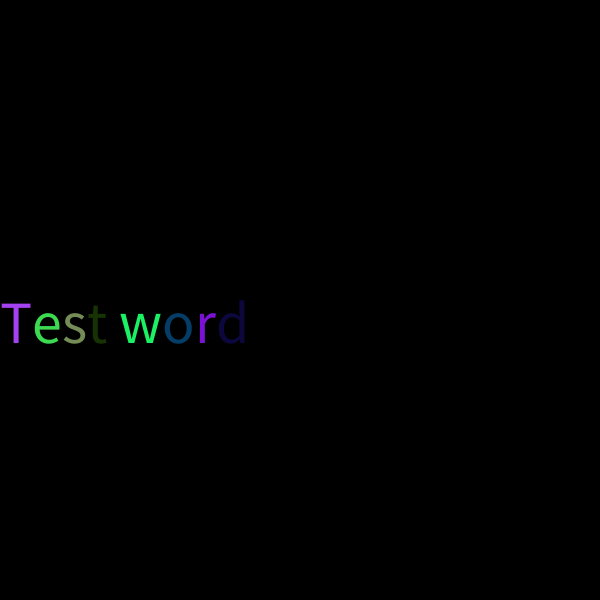
Frame 1 (no input)
Frame 60 (the mouse pressed at the canvas centre just before this capture): identical to frame 1, image omitted
Frame 120 (the mouse held since frame 60 and released just before this capture): identical to frame 1, image omitted

The Processing sketch that drew this single still picture (run headless with seeded random() and noise(); from frame 60 on, the mouse is pressed at the canvas centre):

// Processing sketch: MultiColouredWordExample
// ── MultiColouredWordExample.pde
MultiColouredWord word;

void setup() {
  size(600,600);
  word = new MultiColouredWord("Test word", 0, height/2);
}

void draw() {
  background(0);
  word.draw();
}

class MultiColouredWord {

  // The word
  private String word;

  // The colour of each letter
  private color[] colours;

  // The position of the word
  private PVector position;

  // The size of the word
  public float textSize;

  // Constructor
  public MultiColouredWord(String word, float x, float y) {
    // Copy a reference to the word
    this.word = word;
    // Create a random colour for each character
    colours = new color[ word.length() ];
    for (int index=0; index<colours.length; index++) {
      colours[index]=color(random(255), random(255), random(255));
    }
    // Initialise the position of the word
    position = new PVector(x, y);
    // Initialise the size of the text
    textSize = 60;
  }

  // Draw method
  public void draw() {
    // Set text alignment to horizontal left and vertical top
    textAlign(LEFT, TOP);
    // Set the text size
    textSize(textSize);
    // Initialize a position indicater letterX that starts at position.x and
    // moves right across the screen as each character is printed
    float letterX=position.x;
    // Iterate over the letters, drawing them
    for (int index=0; index<word.length(); index++) {
      // Set the colour and draw it
      fill(colours[index]);
      text(word.charAt(index), letterX, position.y);
      // Update letterX
      letterX += textWidth( word.charAt(index) );
    }
  }
}
